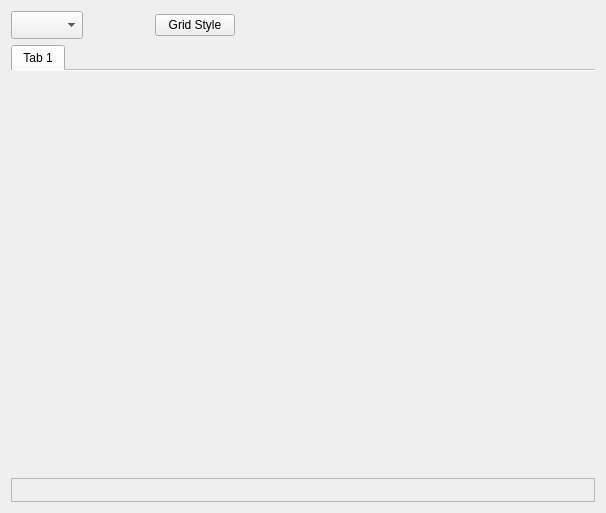
<?xml version="1.0" encoding="UTF-8"?>
<ui version="4.0">
 <class>cmpPanel</class>
 <widget class="QWidget" name="cmpPanel">
  <property name="geometry">
   <rect>
    <x>0</x>
    <y>0</y>
    <width>606</width>
    <height>513</height>
   </rect>
  </property>
  <property name="windowTitle">
   <string>Form</string>
  </property>
  <layout class="QVBoxLayout" name="verticalLayout">
   <item>
    <widget class="QFrame" name="frmHDR">
     <property name="frameShape">
      <enum>QFrame::Shape::NoFrame</enum>
     </property>
     <property name="frameShadow">
      <enum>QFrame::Shadow::Plain</enum>
     </property>
     <property name="lineWidth">
      <number>1</number>
     </property>
     <property name="midLineWidth">
      <number>0</number>
     </property>
     <layout class="QHBoxLayout" name="horizontalLayout">
      <property name="leftMargin">
       <number>0</number>
      </property>
      <property name="topMargin">
       <number>0</number>
      </property>
      <property name="rightMargin">
       <number>0</number>
      </property>
      <property name="bottomMargin">
       <number>0</number>
      </property>
      <item>
       <widget class="QComboBox" name="cbxVolume">
        <property name="minimumSize">
         <size>
          <width>0</width>
          <height>28</height>
         </size>
        </property>
       </widget>
      </item>
      <item>
       <widget class="QLabel" name="lblVolumeStatus">
        <property name="minimumSize">
         <size>
          <width>60</width>
          <height>0</height>
         </size>
        </property>
        <property name="maximumSize">
         <size>
          <width>60</width>
          <height>16777215</height>
         </size>
        </property>
        <property name="text">
         <string/>
        </property>
        <property name="alignment">
         <set>Qt::AlignmentFlag::AlignCenter</set>
        </property>
       </widget>
      </item>
      <item>
       <widget class="QPushButton" name="btnGridStyle">
        <property name="text">
         <string>Grid Style</string>
        </property>
       </widget>
      </item>
      <item>
       <spacer name="horizontalSpacer">
        <property name="orientation">
         <enum>Qt::Orientation::Horizontal</enum>
        </property>
        <property name="sizeHint" stdset="0">
         <size>
          <width>40</width>
          <height>20</height>
         </size>
        </property>
       </spacer>
      </item>
     </layout>
    </widget>
   </item>
   <item>
    <widget class="QTabWidget" name="tabWidget">
     <property name="autoFillBackground">
      <bool>false</bool>
     </property>
     <property name="currentIndex">
      <number>0</number>
     </property>
     <property name="documentMode">
      <bool>true</bool>
     </property>
     <widget class="QWidget" name="tab">
      <attribute name="title">
       <string>Tab 1</string>
      </attribute>
     </widget>
    </widget>
   </item>
   <item>
    <widget class="QFrame" name="frmFooter">
     <property name="frameShape">
      <enum>QFrame::Shape::StyledPanel</enum>
     </property>
     <property name="frameShadow">
      <enum>QFrame::Shadow::Raised</enum>
     </property>
     <layout class="QHBoxLayout" name="horizontalLayout_2">
      <property name="leftMargin">
       <number>0</number>
      </property>
      <property name="topMargin">
       <number>0</number>
      </property>
      <property name="rightMargin">
       <number>0</number>
      </property>
      <property name="bottomMargin">
       <number>0</number>
      </property>
      <item>
       <widget class="QLabel" name="lblStatus">
        <property name="minimumSize">
         <size>
          <width>0</width>
          <height>22</height>
         </size>
        </property>
        <property name="text">
         <string/>
        </property>
       </widget>
      </item>
     </layout>
    </widget>
   </item>
  </layout>
 </widget>
 <resources/>
 <connections/>
</ui>
